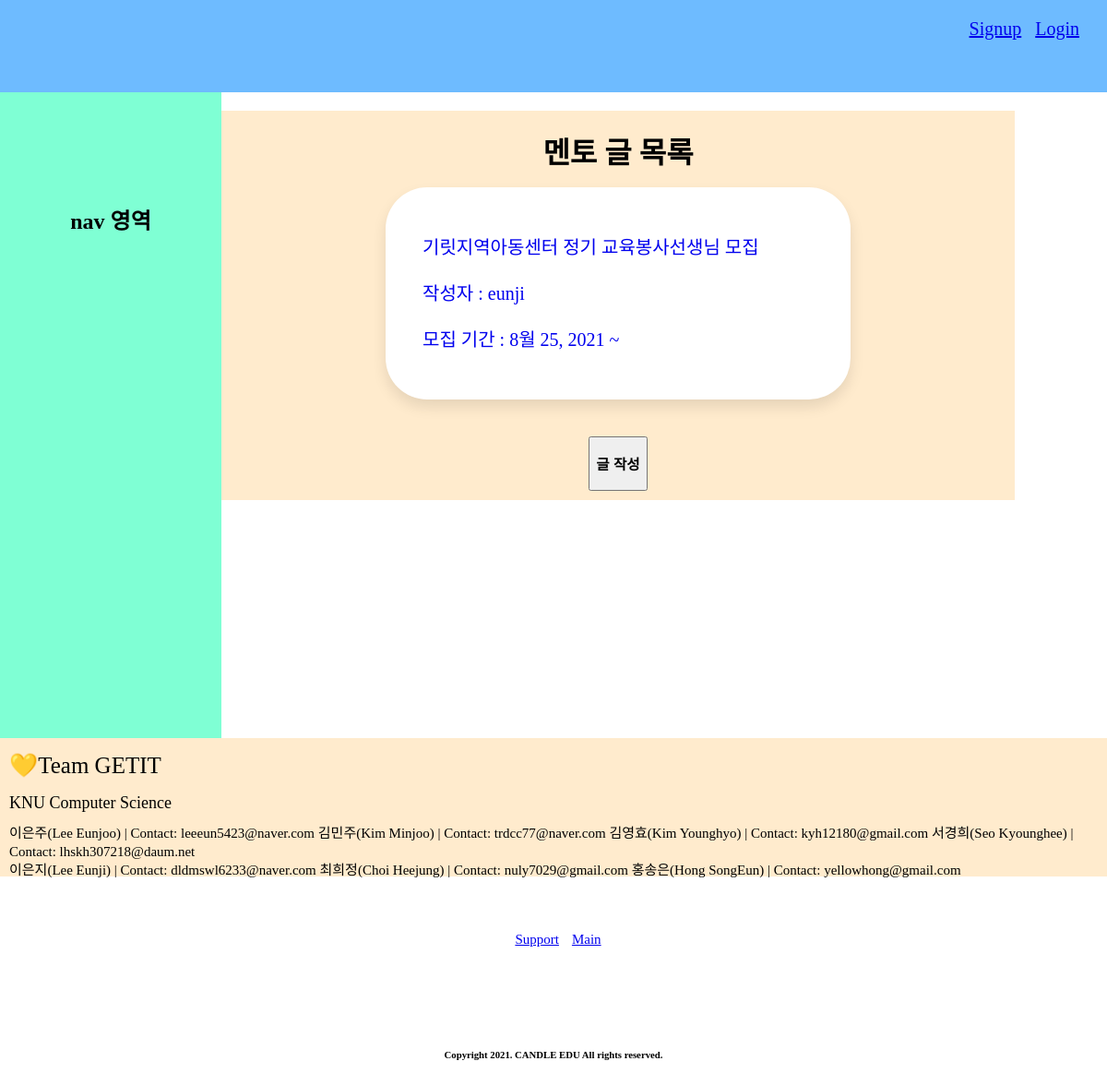
Page /mentor_board/ on the earlier database version.
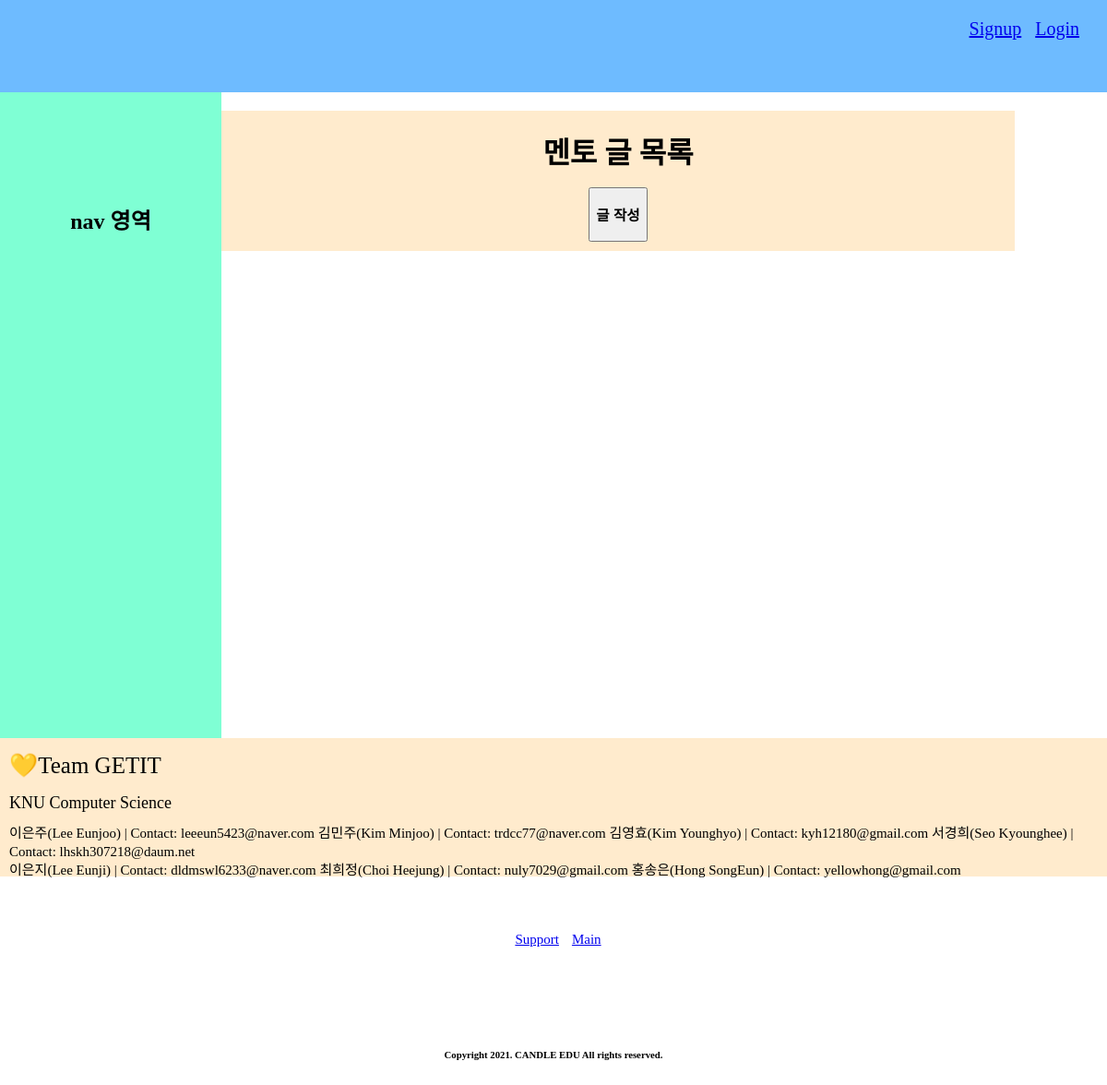
Same page on the later database version.
### blog/models.py (models this page shows, shortened)
class mentor(models.Model):
    title = models.CharField(max_length=100) #글 제목
    user = models.ForeignKey(settings.AUTH_USER_MODEL, on_delete=models.CASCADE) #related_name 필드?
    pub_date = models.DateTimeField(auto_now_add=True) #자동으로 글 올린 날짜 저장. 수정불가 #생성날짜
    recruit_startdate = models.DateField(null=True, default=timezone.now) #모집시작일
    recruit_endDate = models.DateField(blank=True) #모집종료일
    volun_startDate = models.DateField(blank=True) #봉사시작일
    volun_endDate = models.DateField(blank=True) #봉사종료일
    volun_times = models.TextField(blank=True) #봉사시간대
    volun_day = models.TextField(blank=True) #그냥 입력하게 하도록 #봉사요일
    recruit_number = models.IntegerField(default=0, blank=True) #모집정원
    mentoringType = models.TextField(blank=True)
    recruit_center = models.TextField(blank=True) #모집기관
    center_latitude = models.FloatField(default=0.0) #모집기관 위도
    center_longitude = models.FloatField(default=0.0) #모집기관 경도
    volun_place = models.TextField(blank=True)# 봉사장소
    volun_for = models.TextField(blank=True)#봉사대상
    files = models.FileField(null=True, blank=True, upload_to="")#첨부파일

### accounts/models.py (models this page shows)
class User(AbstractUser):
    name = models.TextField(max_length=200, blank=True)
    birth_date = models.DateField(null=True, blank=True)
    email = models.TextField(max_length=200, blank=True)
    phone = models.TextField(max_length=200, blank=True)

### blog/views.py (the view)
# urls.py: path('mentor_board/', mentor_board, name="mentor_board"),
def mentor_board(request):
    mentors = mentor.objects.all()
    return render(request, 'mentor_board.html', {'mentors':mentors})

### template/mentor_board.html
{% extends 'base.html' %}
{% block content %}
    <link rel="stylesheet" href="../../static/css/mentor_list.css">
    <div id="nav">
        <h2>nav 영역</h2>
    </div>
    <div id="section">
        <h1> 멘토 글 목록 </h1>
        {% for mentor in mentors %}
            <div class="card">
                <a href="{% url 'mentor_detail' mentor.id %}" style="text-decoration:none;">
                <div class="card-body" >
                    <br>
                    <p class="title"> {{ mentor.title }}</p>
                    <p class="user">작성자 : {{ mentor.user }}</p>
                    <p class="recruit_term">모집 기간 : {{ mentor.recruit_startdate }} ~ {{ mentor.recruit_enddate }} </p>
                    <br>
                </div>
                </a>
            </div>
        {% endfor %}
        <button class="button" onclick="location.href='/mentor_post'">
            <h3>글 작성</h3>
        </button>
    </div>
{% endblock %}

Differences in the rows shown:
removed mentor: title "기릿지역아동센터 정기 교육봉사선생님 모집", user "eunji", recruit_startdate "8월 25, 2021"
